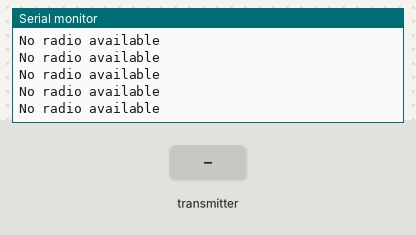
Recording of a sketch running on a simulated Arduino Uno, built with avr-gcc and run on an emulated ATmega328P. Parts: the last lines printed to the serial monitor. The inputs (shaded band) are chosen by the test bench. No radio packets arrive unless stated.

Above: at 2.2 s.
2.3 s: the transmitter starts sending joystick.0 = 0
At 3.1 s:
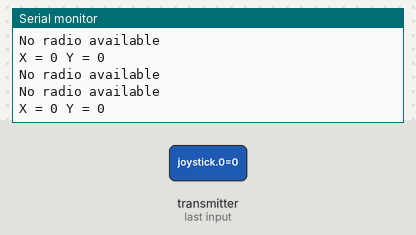
3.9 s: the transmitter starts sending joystick.1 = 256
6.9 s: the transmitter starts sending joystick.0 = 256
9.9 s: the transmitter starts sending joystick.1 = 0
At 10.5 s:
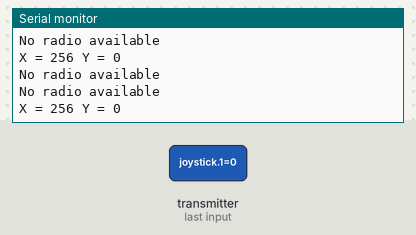
12.9 s: the transmitter starts sending joystick.0 = 1023
15.9 s: the transmitter starts sending joystick.1 = 512
At 17.0 s:
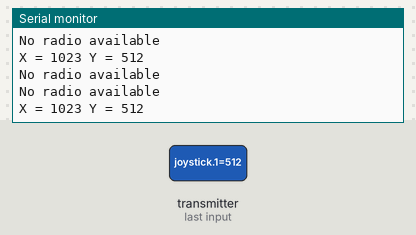
Timing chart, 0 to 18.9 s (numbered marks = the images above; inputs shaded):
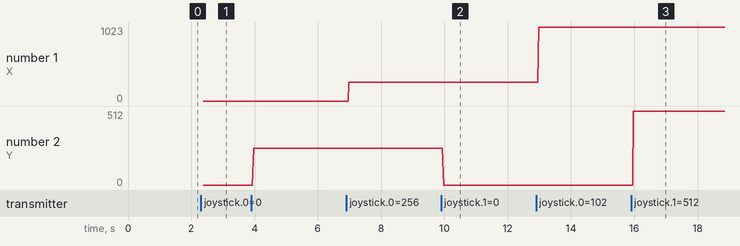

The sketch:

sketch_mar24c.ino
```cpp
/*-----( Import needed libraries )-----*/
#include <SPI.h>
#include <nRF24L01.h>
#include <RF24.h>
/*-----( Declare Constants and Pin Numbers )-----*/
#define CE_PIN   9
#define CSN_PIN 10

// NOTE: the "LL" at the end of the constant is "LongLong" type
const uint64_t pipe = 0xE8E8F0F0E1LL; // Define the transmit pipe


/*-----( Declare objects )-----*/
RF24 radio(CE_PIN, CSN_PIN); // Create a Radio
/*-----( Declare Variables )-----*/
int joystick[2];  // 2 element array holding Joystick readings

void setup()   /****** SETUP: RUNS ONCE ******/
{
  Serial.begin(9600);
  delay(1000);
  Serial.println("Nrf24L01 Receiver Starting");
  radio.begin();
  radio.openReadingPipe(1,pipe);
  radio.startListening();;
}//--(end setup )---


void loop()   /****** LOOP: RUNS CONSTANTLY ******/
{
  if ( radio.available() )
  {
    // Read the data payload until we've received everything
    bool done = false;
    while (!done)
    {
      // Fetch the data payload
      done = radio.read( joystick, sizeof(joystick) );
      Serial.print("X = ");
      Serial.print(joystick[0]);
      Serial.print(" Y = ");
      Serial.println(joystick[1]);
    }
  }
  else
  {
      Serial.println("No radio available");
  }

}//--(end main loop )---

/*-----( Declare User-written Functions )-----*/

//NONE
//*********( THE END )***********
```

Measured:
- after the input at 2.3 s, the serial monitor: prints a new line after 0.08 s (image 1)
- after the input at 9.9 s, the serial monitor: prints a new line after 0.07 s (image 2)
- after the input at 15.9 s, the serial monitor: prints a new line after 0.07 s (image 3)
- plotted number 1: 256 → 1023 after the input at 12.9 s
- plotted number 2: 0 → 256 after the input at 3.9 s, 0 → 512 after the input at 15.9 s
